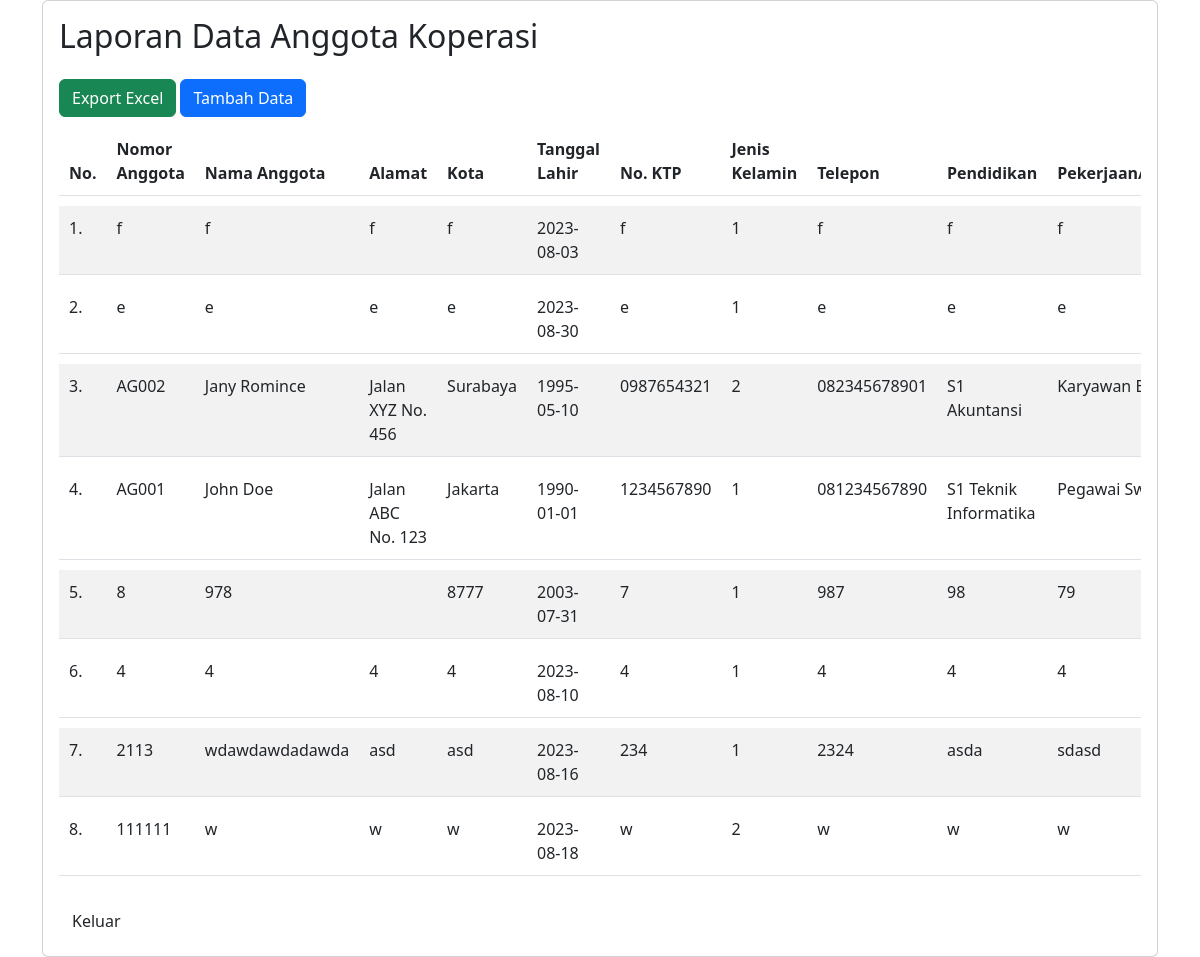
The page /resources/anggota/laporan_anggota.php on the database its author committed.
### tables this page shows
CREATE TABLE `anggota` (
  `No_anggota` varchar(20) NOT NULL,
  `Nama_anggota` varchar(255) DEFAULT NULL,
  `Alamat` varchar(255) DEFAULT NULL,
  `Kota` varchar(255) DEFAULT NULL,
  `Kode_pos` varchar(10) DEFAULT NULL,
  `Tempat_lahir` varchar(255) DEFAULT NULL,
  `Tanggal_lahir` date DEFAULT NULL,
  `Umur` varchar(20) DEFAULT NULL,
  `No_KTP` varchar(20) DEFAULT NULL,
  `Jenis_kelamin` varchar(10) DEFAULT NULL,
  `Telepon` varchar(20) DEFAULT NULL,
  `Pendidikan` varchar(255) DEFAULT NULL,
  `Pekerjaan_Jabatan` varchar(255) DEFAULT NULL,
  `Tanggal_masuk` date DEFAULT NULL,
  `Simpanan_pokok` decimal(10,2) DEFAULT NULL,
  `smk` decimal(10,0) NOT NULL
);

### controller/controller.php (called while the page is built, shortened)
<?php
    $conn = mysqli_connect("localhost", "root", "", "koperasi");
    function tampilData($query) {
        global $conn;
        $result = mysqli_query($conn, $query);
        $kotak = [];
        while ($box = mysqli_fetch_assoc($result)) {
            $kotak[] = $box;
        }
        return $kotak;
    }
?>

### resources/anggota/laporan_anggota.php (the view, shortened to what this page needs)
<?php
    require '../../controller/controller.php';
    $anggotas = tampilData("SELECT * FROM anggota ORDER BY No_anggota DESC");
?>
<!DOCTYPE html>
<html>
<head>
    <link rel="stylesheet" href="https://cdn.jsdelivr.net/npm/bootstrap@5.3.0/dist/css/bootstrap.min.css">
    <link rel="stylesheet" href="../../assets/css/style.css">
</head>
<body>
    <div class="container">
        <div class="d-flex justify-content-center">
            <div class="card" style="width: 70rem;">
                <div class="card-body">
                    <h2 class="mb-4">Laporan Data Anggota Koperasi</h2>
                    <div class="text-right mt-4">
                        <a href="export.php" class="btn btn-success">Export Excel</a>
                        <a href="form_anggota.php" class="btn btn-primary">Tambah Data</a>
                    </div>
                    <div class="table-responsive">
                        <table class="table table-striped table-responsive">
                            <thead class="thead-light">
                                <tr>
                                    <th>No.</th>
                                    <th>Nomor Anggota</th>
                                    <th>Nama Anggota</th>
                                    <th>Alamat</th>
                                    <th>Kota</th>
                                    <th>Tanggal Lahir</th>
                                    <th>No. KTP</th>
                                    <th>Jenis Kelamin</th>
                                    <th>Telepon</th>
                                    <th>Pendidikan</th>
                                    <th>Pekerjaan/Jabatan</th>
                                </tr>
                            </thead>
                            <tbody>
                                <?php $i = 1; ?>
                                <?php foreach ($anggotas as $anggota) { ?>
                                    <tr>
                                        <td><?= $i ?>.</td>
                                        <td><?= $anggota["No_anggota"] ?></td>
                                        <td><?= $anggota["Nama_anggota"] ?></td>
                                        <td><?= $anggota["Alamat"] ?></td>
                                        <td><?= $anggota["Kota"] ?></td>
                                        <td><?= $anggota["Tanggal_lahir"] ?></td>
                                        <td><?= $anggota["No_KTP"] ?></td>
                                        <td><?= $anggota["Jenis_kelamin"] ?></td>
                                        <td><?= $anggota["Telepon"] ?></td>
                                        <td><?= $anggota["Pendidikan"] ?></td>
                                        <td><?= $anggota["Pekerjaan_Jabatan"] ?></td>
                                    </tr>
                                    <?php $i++ ?>
                                <?php } ?>
                            </tbody>
                        </table>
                    </div>
                    <a href="../../home.php" class="btn">Keluar</a>
                </div>
            </div>
        </div>
    </div>
</body>
</html>

### assets/css/style.css (style rules this page uses)
.table { border-collapse: separate; border-spacing: 0 10px; }
.table th, .table td { padding: 10px; }

### rows shown on the page
anggota: No_anggota "f", Nama_anggota "f", Alamat "f", Kota "f", Tanggal_lahir "2023-08-03", No_KTP "f", Jenis_kelamin "1", Telepon "f", Pendidikan "f", Pekerjaan_Jabatan "f"
anggota: No_anggota "e", Nama_anggota "e", Alamat "e", Kota "e", Tanggal_lahir "2023-08-30", No_KTP "e", Jenis_kelamin "1", Telepon "e", Pendidikan "e", Pekerjaan_Jabatan "e"
anggota: No_anggota "AG002", Nama_anggota "Jany Romince", Alamat "Jalan XYZ No. 456", Kota "Surabaya", Tanggal_lahir "1995-05-10", No_KTP "0987654321", Jenis_kelamin "2", Telepon "082345678901", Pendidikan "S1 Akuntansi", Pekerjaan_Jabatan "Karyawan…"
anggota: No_anggota "AG001", Nama_anggota "John Doe", Alamat "Jalan ABC No. 123", Kota "Jakarta", Tanggal_lahir "1990-01-01", No_KTP "1234567890", Jenis_kelamin "1", Telepon "081234567890", Pendidikan "S1 Teknik Informatika", Pekerjaan_Jabatan "Pegawai…"
anggota: No_anggota "8", Nama_anggota "978", Kota "8777", Tanggal_lahir "2003-07-31", No_KTP "7", Jenis_kelamin "1", Telepon "987", Pendidikan "98", Pekerjaan_Jabatan "79"
anggota: No_anggota "4", Nama_anggota "4", Alamat "4", Kota "4", Tanggal_lahir "2023-08-10", No_KTP "4", Jenis_kelamin "1", Telepon "4", Pendidikan "4", Pekerjaan_Jabatan "4"
anggota: No_anggota "2113", Nama_anggota "wdawdawdadawda", Alamat "asd", Kota "asd", Tanggal_lahir "2023-08-16", No_KTP "234", Jenis_kelamin "1", Telepon "2324", Pendidikan "asda", Pekerjaan_Jabatan "sdasd"
anggota: No_anggota "111111", Nama_anggota "w", Alamat "w", Kota "w", Tanggal_lahir "2023-08-18", No_KTP "w", Jenis_kelamin "2", Telepon "w", Pendidikan "w", Pekerjaan_Jabatan "w"
